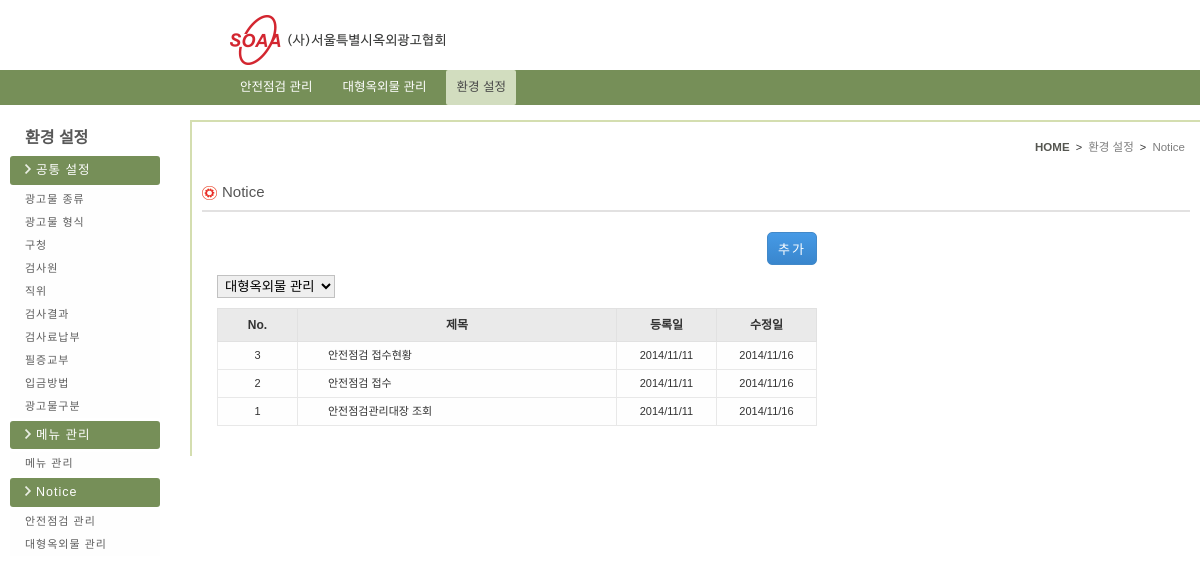
Page /settings/notice_list_bigad.php on the committed database.
### tables this page shows
CREATE TABLE `menu` (
  `idx` varchar(1) NOT NULL default '',
  `idx_sub` varchar(4) NOT NULL default '',
  `menu_nm` varchar(20) default NULL,
  `url` varchar(100) default NULL,
  `use_gubun` char(1) default NULL,
  `insert_date` datetime default NULL,
  `update_date` datetime default NULL,
  `insert_id` varchar(10) default NULL,
  PRIMARY KEY  (`idx`,`idx_sub`)
);

### config/function.php (called while the page is built, shortened)
<?
function fn_select($condition, $tbl, $where){
	$sql =  "SELECT " . $condition;
	$sql .= " FROM " . $tbl;
	if($where){
		$sql .= " WHERE " . $where;
	}
	$result = mysql_query($sql);
	return $result;
}
function fn_select_cnt($condition, $tbl, $where){
	$sql =  "SELECT " . $condition;
	$sql .= " FROM " . $tbl;
	if($where){
		$sql .= " WHERE " . $where;
	}
	$result =	mysql_query($sql);
	$rs_cnt	=	mysql_num_rows($result);
	return $rs_cnt;
}
?>

### settings/notice_list_bigad.php (the view, shortened to what this page needs)
<?  include $_SERVER["DOCUMENT_ROOT"] . "/settings/left_menu.php"; ?>
<link rel="stylesheet" type="text/css" href="../css/admin/notice_list.css">
<?
	$idx_sub	=	$_GET["sub_idx"];
	if($idx_sub ==""){
		$idx_sub = "10";
	}
?>
<section class="contents">
            	<div class="contents_con">
                    <div class="top_unit">
                        <div class="inner_jump"><a href="#"><span class="first">HOME</span></a>&nbsp;&nbsp;&gt;&nbsp;&nbsp;<a href="#">환경&nbsp;설정</a>&nbsp;&nbsp;&gt;&nbsp;&nbsp;<a href="#">Notice</a></div>
                        <p class="contop_title"><img src="../img/set_icon.png" alt="icon">Notice</p>
                    </div>
                    <div class="line"></div>
                    <div class="contain">
                        <div class="notice_box">
                            <div class="notice_btn"><input type="button" value="추가" id="submit_btn"></div>
                            <div class="notice_select">
                            	<select onchange="select_change('notice_list_bigad', this.value);">
   								<?
									$result = fn_select("idx_sub, menu_nm", "menu", "length(idx_sub) < 3 and idx_sub between '50' and '70'");
									while($rs = mysql_fetch_array($result)){
									?>
                                	<option value="<?=$rs["idx_sub"]?>" <? if($rs["idx_sub"] == $idx_sub){ echo "selected=selected"; }?>><?=$rs["menu_nm"]?></option>
								<? } ?>
                                </select>
                            </div>
                            <div class="notice_table">
                                <table>
                                    <colgroup>
                                        <col width="80px">
                                        <col width="319px">
                                        <col width="100px">
                                        <col width="100px">
                                    </colgroup>
                                    <tr>
                                        <th>No.</th>
                                        <th>제목</th>
                                        <th>등록일</th>
                                        <th>수정일</th>
                                    </tr>
                                   <?
										$rs_cnt = fn_select_cnt("idx_sub", "menu", "length(idx_sub) >2 and idx_sub like '$idx_sub%'");
										$result = fn_select("idx_sub, menu_nm", "menu", "length(idx_sub) >2 and idx_sub like '$idx_sub%'");
										while($rs = mysql_fetch_array($result)){
									?>
                                    <tr>
                                        <td class="no"><?=$rs_cnt?></td>
                                        <td class="type"><a href="#"><?=$rs["menu_nm"]?></a></td>
                                        <td class="reg_date">2014/11/11</td>
                                        <td class="mod_date">2014/11/16</td>
                                    </tr>
									<?
										$rs_cnt--;
										}
									?>
                                </table>
                            </div>
                        </div>
                    </div>
                </div>
            </section>
        </section>
	</div>
</body>
</html>

### css/admin/common.css (style rules this page uses)
body { margin:0;padding:0;font-family:'nanumbarun_gothic',sans-serif, Arial;font-size:11px;color:#333 }
adress, article, aside,figure,footer, header, hgroup, menu, nav, section { display:block }
a { text-decoration:none;color:#333 }
html { overflow-x:auto;overflow-y:scroll;min-height:1000px; }
img { border:0;outline:none }
.contents { overflow:hidden;padding-left:30px; }
.contents_con { overflow:hidden;padding:10px;border-top:2px solid #d4deb0;border-left:2px solid #d4deb0 }
.top_unit { overflow:hidden }
.inner_jump { display:inline-block;float:right;margin:10px 5px 10px 0 }
.first { font-weight:bold;color:#555650 }
.inner_jump a { font-size:11.5px;color:#7d7d7d }
.contop_title { overflow:hidden;font-family:'nanumgothic_Bold',sans-serif;font-size:15px;color:#565656;margin-top:20px }
.contop_title img { vertical-align:middle;margin-right:5px }
.line { border-top:2px solid #e2e1e1;margin-top:10px }
.contain { width:99%;overflow:hidden;margin:10px auto }

### css/admin/notice_list.css (style rules this page uses)
select { border:1px solid #c1c1c1;padding:2px 3px }
.notice_select { width:600px;overflow:hidden;margin:10px 0 }
.notice_box { width:600px;height:auto;margin:10px }
.notice_btn { float:right }
.notice_table { width:600px;overflow:hidden;margin:10px 0 }
.notice_table table { width:100% }
.notice_table th { background:#eaeaea;border:1px solid #e1e1e1;padding:10px 0;font-size:12px }
.notice_table td { background:#fefefe;border:1px solid #e8e8e8;padding-top:8px;padding-bottom:8px }
.no,.reg_date,.mod_date { text-align:center }
.type { padding:0 30px }
#submit_btn { background:#3986cd;background:-webkit-gradient(linear, left top, left bottom, from(#469ae6), to(#3986cd));background:-moz-linear-gradient(top, #469ae6, #3986cd); filter:progid:DXImageTransform.Microsoft.gradient(startColorstr='#469ae6', endColorstr='#3986cd');color:#fff;border:solid 1px #4289c9;border-radius:5px;-moz-border-radius:5px;-webkit-border-radius:5px;-o-border-radius:5px;padding:6px 10px;cursor:pointer;font-family:'nanumgothic_Bold',sans-serif;letter-spacing:2px;font-size:13px }

### rows in the picture
menu: menu_nm "안전점검 접수현황"
menu: menu_nm "안전점검 접수"
menu: menu_nm "안전점검관리대장 조회"

### other values in the picture
$rs["title_nm"] "광고물 종류"
$rs["title_nm"] "광고물 형식"
$rs["title_nm"] "구청"
$rs["title_nm"] "검사원"
$rs["title_nm"] "직위"
$rs["title_nm"] "검사결과"
$rs["title_nm"] "검사료납부"
$rs["title_nm"] "필증교부"
$rs["title_nm"] "입금방법"
$rs["title_nm"] "광고물구분"
form field value "대형옥외물 관리"
